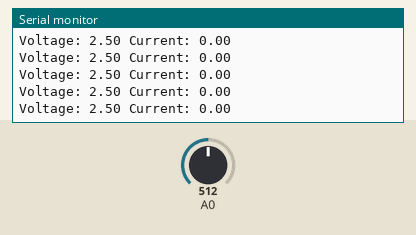
Recording of a sketch running on a simulated Arduino Uno, built with avr-gcc and run on an emulated ATmega328P. Shown: the last lines printed to the serial monitor. Inputs (shaded band) come from the test bench; at power-on: A0 = 512.

Above: at 1.2 s.
1.3 s: A0 set to 689
At 2.3 s:
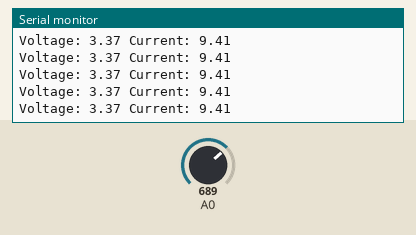
4.3 s: A0 set to 714
At 5.3 s:
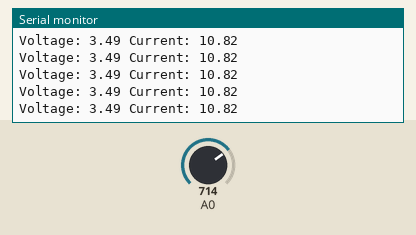
Timing chart, 0 to 7.3 s (numbered marks = the images above; inputs shaded):
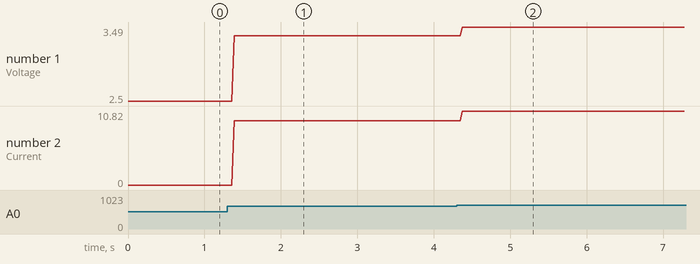

The sketch:

CurrentSensorDemo.ino
```cpp
/* Demo code to read data from current sensor.
Autor: Derek Schumacher 03.05.2015

NOTE: ACS714LLCTR-20A-T +- 20 A range, 100 mV/A
      ACS714LLCTR-30A-T +-30 A range, 66 mV/A
      MEASURED EQUATION: 11.525 * VOLTAGE - 29.4
*/

static int voltsPerAmp = 87; //mV/A

void setup() {
  Serial.begin(9600);
  pinMode(A0, INPUT);
}

void loop() {

  double voltage = 0;
  double current = 0;
  bool reading = true;

    voltage = (analogRead(A0)* (5.0/1023.0));
    if(voltage > 2.56) {
      current = currentValue(voltage);
    }else {
     current = 0;
    }

   Serial.print("Voltage: ");
  Serial.print(voltage);
  Serial.print(" Current: ");
  Serial.println(current);


  //Serial.print("Voltage: ");
  //Serial.print(voltage);
  //Serial.print(" Current: ");
  //Serial.println(current);
}

double currentValue(double voltage) {
   return 11.525*voltage - 29.4;
}
```

Measured:
- after the input at 1.3 s, the serial monitor: prints a new line after 0.09 s (image 1)
- after the input at 4.3 s, the serial monitor: prints a new line after 0.07 s (image 2)
- plotted number 1: 2.5 → 3.37 after the input at 1.3 s, 3.37 → 3.49 after the input at 4.3 s
- plotted number 2: 0 → 9.41 after the input at 1.3 s, 9.41 → 10.82 after the input at 4.3 s
